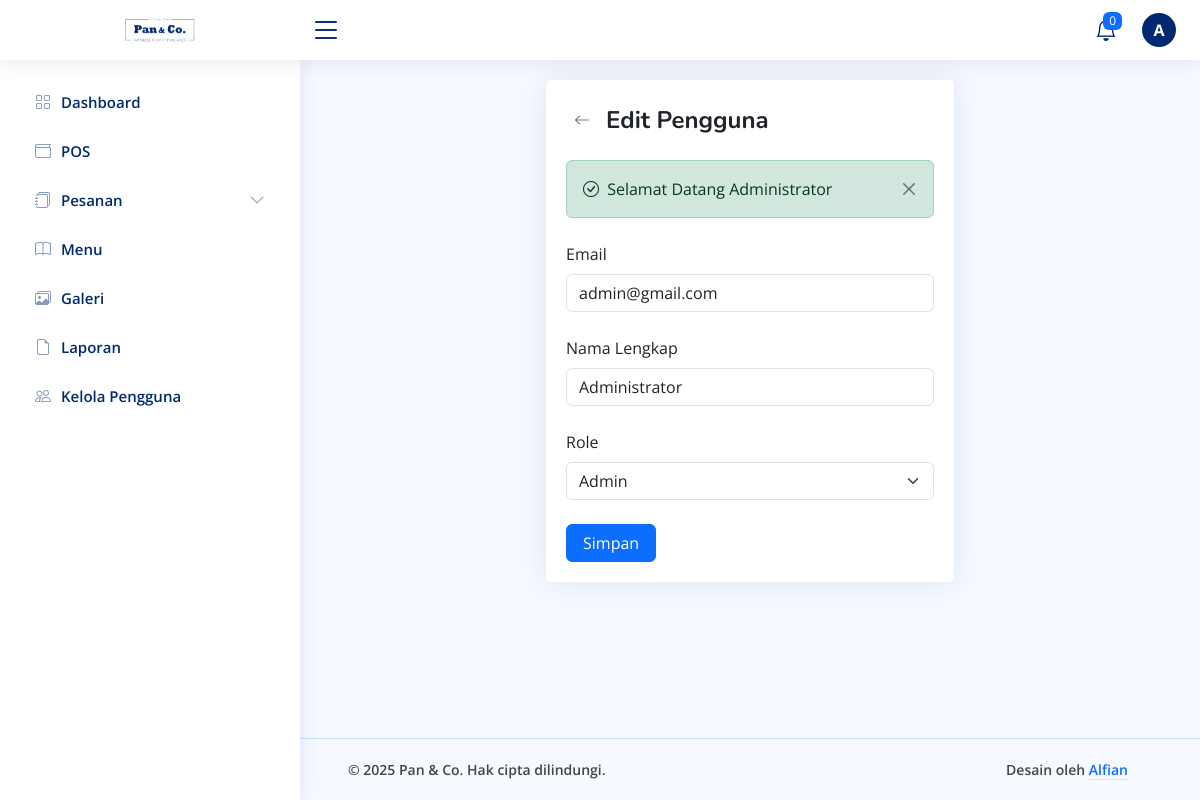
Screenshot of /dashboard/manage-user/edit.php?user-id=67fed8665cee4 (signed in) with the database file from the repository.
### tables this page shows
CREATE TABLE `users` (
  `id_user` char(13) NOT NULL,
  `nama_lengkap` varchar(100) NOT NULL,
  `email` varchar(100) NOT NULL,
  `password` varchar(100) NOT NULL,
  `level` enum('Admin','Cashier','User') NOT NULL
);

### config/config.php (called while the page is built, shortened)
<?php
$base_url = 'http://localhost/restaurant-order-system';
function base_url($path = '')
{
    global $base_url;
    return rtrim($base_url, '/') . '/' . ltrim($path, '/');
}

### dashboard/manage-user/edit.php (the view, shortened to what this page needs)
<?php
include('../../config/config.php');
$id_user = $_GET['user-id'];
$sql_user = "SELECT * FROM users WHERE id_user='$id_user' AND level != 'User'";
$query_user = mysqli_query($koneksi, $sql_user);
if (!mysqli_num_rows($query_user) > 0) {
    $_SESSION['error'] = "Data tidak ditemukan";
    echo "<script>window.location.href = '" . base_url('dashboard/manage-user/show.php') . "';</script>";
    exit();
} else {
    $data_user = mysqli_fetch_array($query_user);
}
$title = 'Edit Pengguna';
?>
<section class="section">
    <div class="row justify-content-center">
        <div class="col-lg-6 col-md-8">
            <div class="card">
                <div class="card-body pt-4">
                    <div class="d-flex align-items-center gap-2 mb-4">
                        <a href="<?= base_url('dashboard/manage-user/role.php?role=Admin'); ?>" class="btn btn-outline-secondary rounded-circle border-0 btn-back"><i class="bi bi-arrow-left"></i></a>
                        <h4 class="mb-0 fw-bold"><?= $title ?></h4>
                    </div>
                    <?php include('../components/alerts.php') ?>
                    <form method="post" action="<?= base_url('dashboard/manage-user/action.php?update-user=' . $id_user); ?>">
                        <div class="row g-4 mb-4">
                            <div class="col-md-12">
                                <label for="email" class="form-label">Email</label>
                                <input type="email" name="email" class="form-control <?= isset($_SESSION['errors']['email']) ? 'is-invalid' : '' ?>" id="email" value="<?= $data_user['email']; ?>">
                            </div>
                            <div class="col-md-12">
                                <label for="nama_lengkap" class="form-label">Nama Lengkap</label>
                                <input type="text" name="nama_lengkap" class="form-control <?= isset($_SESSION['errors']['nama_lengkap']) ? 'is-invalid' : '' ?>" id="nama_lengkap" value="<?= $data_user['nama_lengkap']; ?>">
                            </div>
                            <div class="col-md-12">
                                <label for="level" class="form-label">Role</label>
                                <select class="form-select <?= isset($_SESSION['errors']['level']) ? 'is-invalid' : '' ?>" id="level" name="level">
                                    <option value="Admin" <?= ($data_user['level'] === 'Admin') ? 'selected' : ''; ?>>Admin</option>
                                </select>
                            </div>
                        </div>
                        <div class="d-flex justify-content-between align-items-center">
                            <button type="submit" class="btn btn-primary text-white px-3">Simpan</button>
                        </div>
                    </form>
                </div>
            </div>
        </div>
    </div>
</section>
<?php
include('../layout.php');
?>

### assets/dashboard/css/style.css (style rules this page uses)
:root { scroll-behavior: smooth; }
body { font-family: "Open Sans", sans-serif; background: #f6f9ff; color: #444444; }
a { color: #4154f1; text-decoration: none; }
h1, h2, h3, h4, h5, h6 { font-family: "Nunito", sans-serif; }
.card { margin-bottom: 30px; border: none; border-radius: 5px; box-shadow: 0px 0 30px rgba(1, 41, 112, 0.1); }
.card-body { padding: 0 20px 20px 20px; }
html, body { height: 100%; margin: 0; display: flex; flex-direction: column; }
.btn-back { display: flex; justify-content: center; align-items: center; width: 32px !important; height: 32px !important; }

### rows the page displays
users: email "admin@gmail.com", nama_lengkap "Administrator", level "Admin"

### other values shown
substr($_SESSION['nama_lengkap'], 0, 1) "A"
$title "Edit Pengguna"
$_SESSION['success'] "Selamat Datang Administrator"
